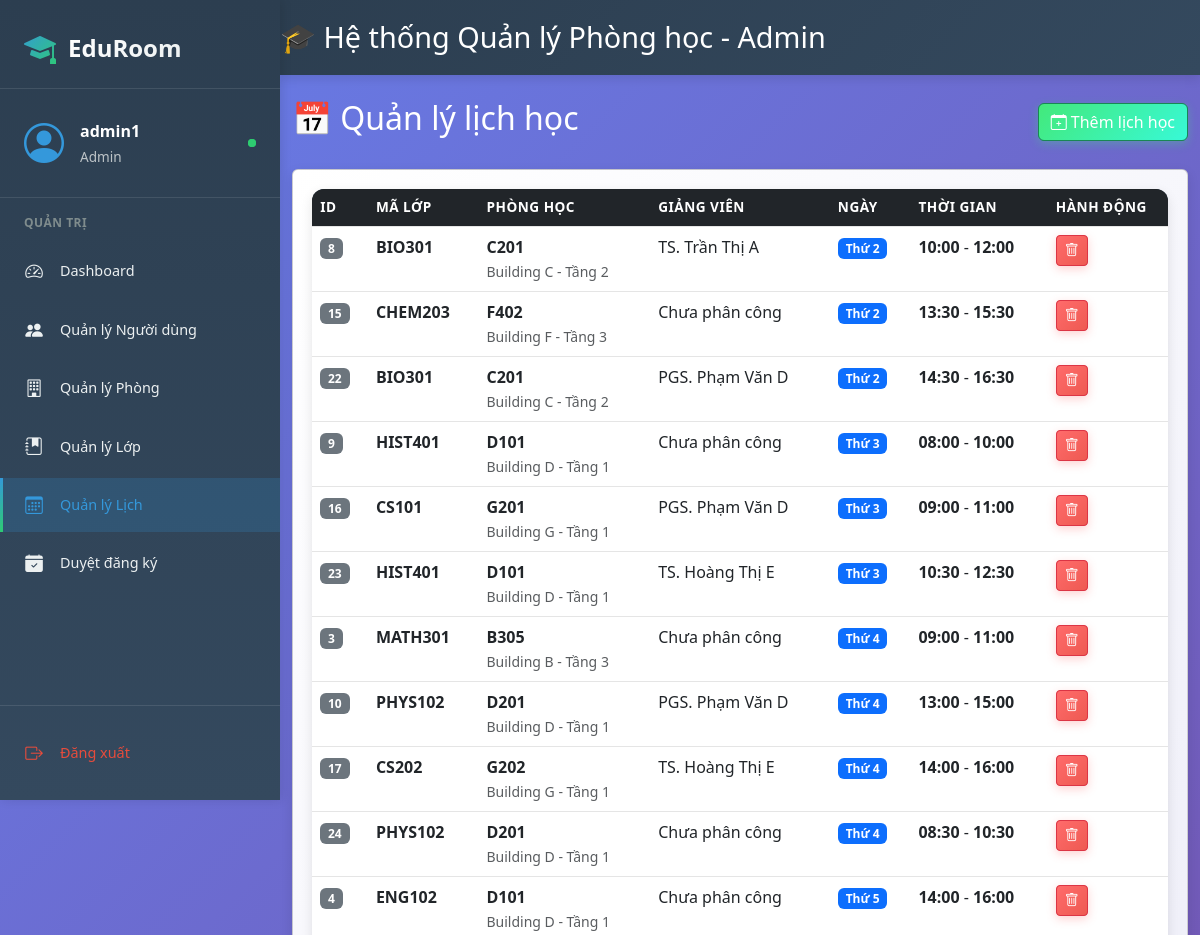
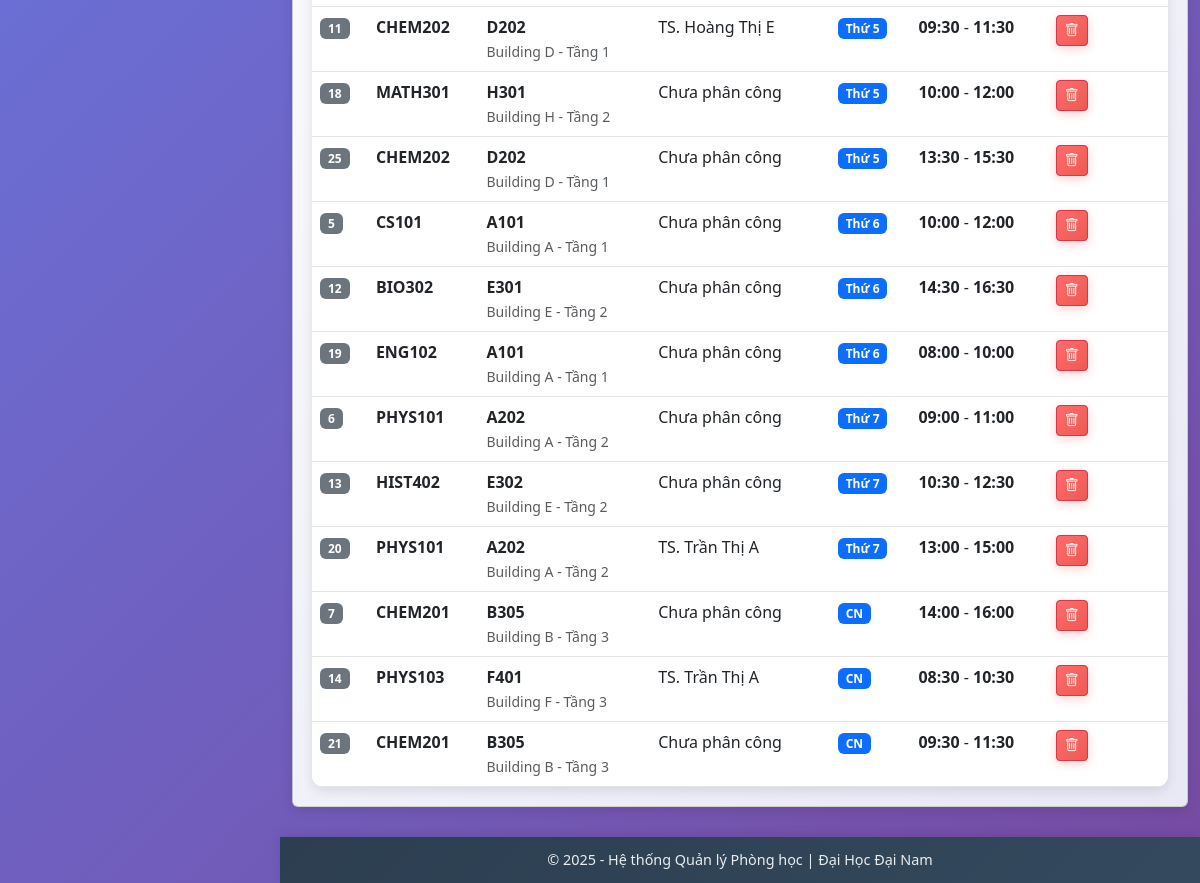
Screenshot of /classroom_management/admin/schedules.php (signed in) with the database file from the repository (2 pictures, top to bottom).
### tables this page shows
CREATE TABLE `schedules` (
  `schedule_id` int NOT NULL AUTO_INCREMENT,
  `class_id` int DEFAULT NULL,
  `room_id` int DEFAULT NULL,
  `lecturer_id` int DEFAULT NULL,
  `start_time` datetime DEFAULT NULL,
  `end_time` datetime DEFAULT NULL,
  `day_of_week` enum('Mon','Tue','Wed','Thu','Fri','Sat','Sun') DEFAULT NULL,
  PRIMARY KEY (`schedule_id`),
  KEY `class_id` (`class_id`),
  KEY `room_id` (`room_id`),
  KEY `lecturer_id` (`lecturer_id`),
  CONSTRAINT `schedules_ibfk_1` FOREIGN KEY (`class_id`) REFERENCES `classes` (`class_id`),
  CONSTRAINT `schedules_ibfk_2` FOREIGN KEY (`room_id`) REFERENCES `rooms` (`room_id`),
  CONSTRAINT `schedules_ibfk_3` FOREIGN KEY (`lecturer_id`) REFERENCES `users` (`user_id`)
);

CREATE TABLE `classes` (
  `class_id` int NOT NULL AUTO_INCREMENT,
  `class_code` varchar(20) NOT NULL,
  `lecturer_id` int DEFAULT NULL,
  `size` int DEFAULT NULL,
  `department` varchar(100) DEFAULT NULL,
  PRIMARY KEY (`class_id`),
  UNIQUE KEY `class_code` (`class_code`),
  KEY `lecturer_id` (`lecturer_id`),
  CONSTRAINT `classes_ibfk_1` FOREIGN KEY (`lecturer_id`) REFERENCES `users` (`user_id`)
);

CREATE TABLE `rooms` (
  `room_id` int NOT NULL AUTO_INCREMENT,
  `room_code` varchar(20) NOT NULL,
  `building` varchar(50) DEFAULT NULL,
  `floor` int DEFAULT NULL,
  `capacity` int DEFAULT NULL,
  `room_type` enum('Lecture','Lab','Seminar','Other') NOT NULL,
  `status` enum('Available','Maintenance','Inactive') DEFAULT 'Available',
  `note` text,
  PRIMARY KEY (`room_id`),
  UNIQUE KEY `room_code` (`room_code`)
);

CREATE TABLE `users` (
  `user_id` int NOT NULL AUTO_INCREMENT,
  `username` varchar(50) NOT NULL,
  `password` varchar(255) NOT NULL,
  `email` varchar(100) DEFAULT NULL,
  `full_name` varchar(100) DEFAULT NULL,
  `role` enum('Admin','Lecturer','Student') NOT NULL,
  `student_code` varchar(20) DEFAULT NULL,
  `lecturer_code` varchar(20) DEFAULT NULL,
  PRIMARY KEY (`user_id`),
  UNIQUE KEY `username` (`username`),
  UNIQUE KEY `email` (`email`),
  UNIQUE KEY `student_code` (`student_code`),
  UNIQUE KEY `lecturer_code` (`lecturer_code`),
  CONSTRAINT `fk_lecturer_code` FOREIGN KEY (`lecturer_code`) REFERENCES `lecturers_list` (`lecturer_code`),
  CONSTRAINT `fk_student_code` FOREIGN KEY (`student_code`) REFERENCES `students_list` (`student_code`)
);

### classroom_management/admin/schedules.php (the view, shortened to what this page needs)
<?php
include("../includes/header.php");
include("../includes/navbar.php");
include("../db.php");
$result = mysqli_query($conn, "
    SELECT s.*, c.class_code, r.room_code, r.building, r.floor, u.full_name AS lecturer_name
    FROM schedules s
    LEFT JOIN classes c ON s.class_id = c.class_id
    LEFT JOIN rooms r ON s.room_id = r.room_id
    LEFT JOIN users u ON s.lecturer_id = u.user_id
    ORDER BY s.day_of_week, s.start_time
");
?>
<div class="container mt-4">
    <div class="d-flex justify-content-between align-items-center mb-4">
        <h2 class="text-white">📅 Quản lý lịch học</h2>
        <button class="btn btn-success" data-bs-toggle="modal" data-bs-target="#addScheduleModal">
            <i class="bi bi-calendar-plus"></i> Thêm lịch học
        </button>
    </div>
    <div class="card">
        <div class="card-body p-0">
            <table class="table table-hover mb-0">
                <thead class="table-dark">
                    <tr>
                        <th>ID</th>
                        <th>Mã lớp</th>
                        <th>Phòng học</th>
                        <th>Giảng viên</th>
                        <th>Ngày</th>
                        <th>Thời gian</th>
                        <th width="120">Hành động</th>
                    </tr>
                </thead>
                <tbody>
                    <?php
                    $day_names = [
                        'Mon' => 'Thứ 2',
                        'Tue' => 'Thứ 3',
                        'Wed' => 'Thứ 4',
                        'Thu' => 'Thứ 5',
                        'Fri' => 'Thứ 6',
                        'Sat' => 'Thứ 7',
                        'Sun' => 'CN'
                    ];
                    while ($row = mysqli_fetch_assoc($result)) {
                    ?>
                    <tr>
                        <td><span class="badge bg-secondary"><?= $row['schedule_id'] ?></span></td>
                        <td><strong><?= htmlspecialchars($row['class_code'] ?? 'N/A') ?></strong></td>
                        <td>
                            <?php if($row['room_code']): ?>
                                <strong><?= htmlspecialchars($row['room_code']) ?></strong>
                                <br><small class="text-muted"><?= htmlspecialchars($row['building']) ?> - Tầng <?= $row['floor'] ?></small>
                            <?php else: ?>
                                <span class="text-muted">N/A</span>
                            <?php endif; ?>
                        </td>
                        <td><?= htmlspecialchars($row['lecturer_name'] ?? 'Chưa phân công') ?></td>
                        <td>
                            <span class="badge bg-primary"><?= $day_names[$row['day_of_week']] ?? $row['day_of_week'] ?></span>
                        </td>
                        <td>
                            <strong><?= date("H:i", strtotime($row['start_time'])) ?></strong>
                            -
                            <strong><?= date("H:i", strtotime($row['end_time'])) ?></strong>
                        </td>
                        <td>
                            <a href="schedules.php?delete=<?= $row['schedule_id'] ?>"
                               onclick="return confirm('Bạn có chắc chắn muốn xóa lịch học này?');"
                               class="btn btn-danger btn-sm">
                               <i class="bi bi-trash"></i>
                            </a>
                        </td>
                    </tr>
                    <?php } ?>
                </tbody>
            </table>
        </div>
    </div>
</div>
<?php include("../includes/footer.php"); ?>

### classroom_management/assets/css/style.css (style rules this page uses)
* { box-sizing: border-box; margin: 0; padding: 0; }
body { font-family: 'Roboto', 'Segoe UI', Tahoma, Geneva, Verdana, sans-serif; background: linear-gradient(135deg, #667eea 0%, #764ba2 100%); min-height: 100vh; color: #333; padding-left: 280px; padding-bottom: 60px; margin: 0; overflow-x: hidden; }
h1, h2, h3, h4, h5, h6 { font-weight: 700; margin-bottom: 0.6rem; color: #2d3748; }
h2 { font-size: 1.8rem; }
.card { background: linear-gradient(135deg, rgba(255, 255, 255, 0.9), rgba(230, 230, 245, 0.9)); border-radius: 12px; padding: 1.2rem; margin-bottom: 1rem; box-shadow: 0 4px 12px rgba(0, 0, 0, 0.1); border: 1px solid rgba(255, 255, 255, 0.3); transition: all 0.3s ease; height: 100%; }
.btn { display: inline-block; padding: 0.6rem 1.2rem; border: none; border-radius: 8px; text-decoration: none; font-weight: 600; font-size: 0.9rem; text-align: center; cursor: pointer; transition: all 0.3s ease; line-height: 1.4; }
.btn-success { background: linear-gradient(135deg, #43e97b, #38f9d7); color: white; box-shadow: 0 3px 10px rgba(67, 233, 123, 0.3); }
.btn-danger { background: linear-gradient(135deg, #ff6b6b, #ee5a52); color: white; box-shadow: 0 3px 10px rgba(255, 107, 107, 0.3); }
.btn-sm { padding: 0.4rem 0.8rem; font-size: 0.8rem; }
.table { width: 100%; margin-bottom: 1rem; background: rgba(255, 255, 255, 0.95); border-radius: 12px; overflow: hidden; box-shadow: 0 4px 12px rgba(0, 0, 0, 0.1); }
.table th, .table td { padding: 0.8rem; text-align: left; border-bottom: 1px solid rgba(0, 0, 0, 0.1); }
.table-dark { background: linear-gradient(135deg, #2c3e50, #34495e); color: white; }
.table-dark th { font-weight: 600; text-transform: uppercase; font-size: 0.85rem; letter-spacing: 0.5px; }
.badge { display: inline-block; padding: 0.2rem 0.5rem; font-size: 0.75rem; font-weight: 600; border-radius: 20px; text-align: center; }
.card, .quick-action-card { animation: fadeIn 0.5s ease-out; }
.text-muted { color: #6c757d; }
.mt-4 { margin-top: 1rem; }

### rows the page displays
schedules: schedule_id "8", class.class_code "BIO301", room.room_code "C201", room.building "Building C", room.floor "2", lecturer.full_name "TS. Trần Thị A", day_of_week "Thứ 2", start_time "10:00", end_time "12:00"
schedules: schedule_id "15", class.class_code "CHEM203", room.room_code "F402", room.building "Building F", room.floor "3", lecturer.full_name "Chưa phân công", day_of_week "Thứ 2", start_time "13:30", end_time "15:30"
schedules: schedule_id "22", class.class_code "BIO301", room.room_code "C201", room.building "Building C", room.floor "2", lecturer.full_name "PGS. Phạm Văn D", day_of_week "Thứ 2", start_time "14:30", end_time "16:30"
schedules: schedule_id "9", class.class_code "HIST401", room.room_code "D101", room.building "Building D", room.floor "1", lecturer.full_name "Chưa phân công", day_of_week "Thứ 3", start_time "08:00", end_time "10:00"
schedules: schedule_id "16", class.class_code "CS101", room.room_code "G201", room.building "Building G", room.floor "1", lecturer.full_name "PGS. Phạm Văn D", day_of_week "Thứ 3", start_time "09:00", end_time "11:00"
schedules: schedule_id "23", class.class_code "HIST401", room.room_code "D101", room.building "Building D", room.floor "1", lecturer.full_name "TS. Hoàng Thị E", day_of_week "Thứ 3", start_time "10:30", end_time "12:30"
schedules: schedule_id "3", class.class_code "MATH301", room.room_code "B305", room.building "Building B", room.floor "3", lecturer.full_name "Chưa phân công", day_of_week "Thứ 4", start_time "09:00", end_time "11:00"
schedules: schedule_id "10", class.class_code "PHYS102", room.room_code "D201", room.building "Building D", room.floor "1", lecturer.full_name "PGS. Phạm Văn D", day_of_week "Thứ 4", start_time "13:00", end_time "15:00"
schedules: schedule_id "17", class.class_code "CS202", room.room_code "G202", room.building "Building G", room.floor "1", lecturer.full_name "TS. Hoàng Thị E", day_of_week "Thứ 4", start_time "14:00", end_time "16:00"
schedules: schedule_id "24", class.class_code "PHYS102", room.room_code "D201", room.building "Building D", room.floor "1", lecturer.full_name "Chưa phân công", day_of_week "Thứ 4", start_time "08:30", end_time "10:30"
schedules: schedule_id "4", class.class_code "ENG102", room.room_code "D101", room.building "Building D", room.floor "1", lecturer.full_name "Chưa phân công", day_of_week "Thứ 5", start_time "14:00", end_time "16:00"
schedules: schedule_id "11", class.class_code "CHEM202", room.room_code "D202", room.building "Building D", room.floor "1", lecturer.full_name "TS. Hoàng Thị E", day_of_week "Thứ 5", start_time "09:30", end_time "11:30"
schedules: schedule_id "18", class.class_code "MATH301", room.room_code "H301", room.building "Building H", room.floor "2", lecturer.full_name "Chưa phân công", day_of_week "Thứ 5", start_time "10:00", end_time "12:00"
schedules: schedule_id "25", class.class_code "CHEM202", room.room_code "D202", room.building "Building D", room.floor "1", lecturer.full_name "Chưa phân công", day_of_week "Thứ 5", start_time "13:30", end_time "15:30"
schedules: schedule_id "5", class.class_code "CS101", room.room_code "A101", room.building "Building A", room.floor "1", lecturer.full_name "Chưa phân công", day_of_week "Thứ 6", start_time "10:00", end_time "12:00"
schedules: schedule_id "12", class.class_code "BIO302", room.room_code "E301", room.building "Building E", room.floor "2", lecturer.full_name "Chưa phân công", day_of_week "Thứ 6", start_time "14:30", end_time "16:30"
schedules: schedule_id "19", class.class_code "ENG102", room.room_code "A101", room.building "Building A", room.floor "1", lecturer.full_name "Chưa phân công", day_of_week "Thứ 6", start_time "08:00", end_time "10:00"
schedules: schedule_id "6", class.class_code "PHYS101", room.room_code "A202", room.building "Building A", room.floor "2", lecturer.full_name "Chưa phân công", day_of_week "Thứ 7", start_time "09:00", end_time "11:00"
schedules: schedule_id "13", class.class_code "HIST402", room.room_code "E302", room.building "Building E", room.floor "2", lecturer.full_name "Chưa phân công", day_of_week "Thứ 7", start_time "10:30", end_time "12:30"
schedules: schedule_id "20", class.class_code "PHYS101", room.room_code "A202", room.building "Building A", room.floor "2", lecturer.full_name "TS. Trần Thị A", day_of_week "Thứ 7", start_time "13:00", end_time "15:00"
schedules: schedule_id "7", class.class_code "CHEM201", room.room_code "B305", room.building "Building B", room.floor "3", lecturer.full_name "Chưa phân công", day_of_week "CN", start_time "14:00", end_time "16:00"
schedules: schedule_id "14", class.class_code "PHYS103", room.room_code "F401", room.building "Building F", room.floor "3", lecturer.full_name "TS. Trần Thị A", day_of_week "CN", start_time "08:30", end_time "10:30"
schedules: schedule_id "21", class.class_code "CHEM201", room.room_code "B305", room.building "Building B", room.floor "3", lecturer.full_name "Chưa phân công", day_of_week "CN", start_time "09:30", end_time "11:30"

### other values shown
$_SESSION['role'] "Admin"
$_SESSION['username'] "admin1"
